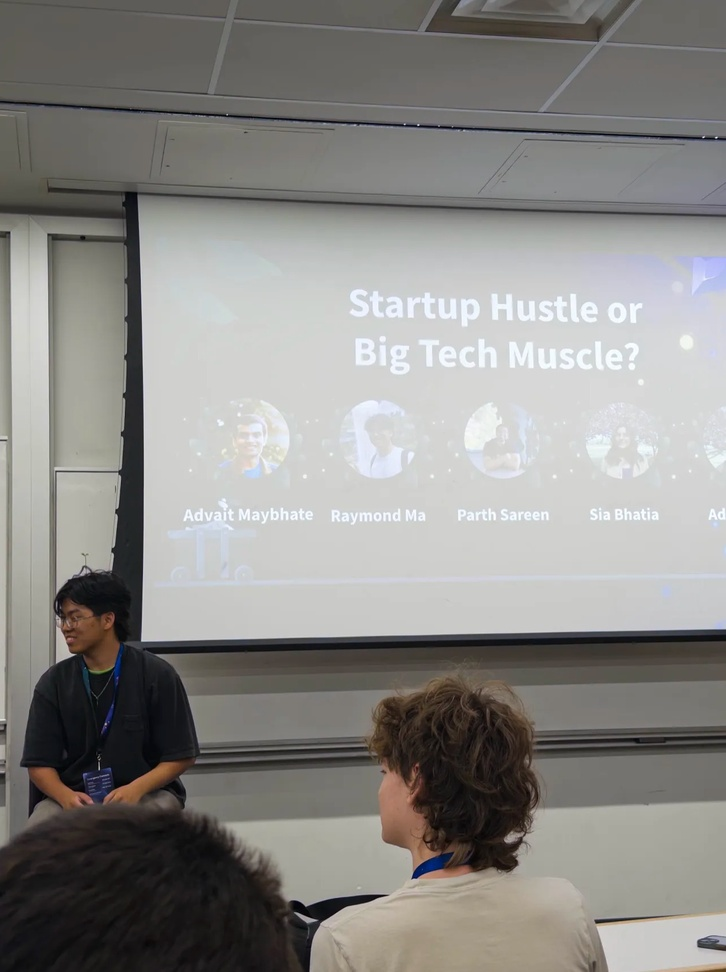
#> input picture app/example.jpg, 726 x 972 px, shrunk from 1274 x 1706 before the run
$ python meme.py
#> lines starting #> are read from the running program, lines starting #| are printed output that depends on the picture
#> further down, img is the input picture: PIL image 726x972 RGB; mean R, G, B 138.9, 137.6, 134.8
from PIL import Image, ImageDraw, ImageFont

def make_meme(img: Image.Image, upper_text: str = "", lower_text: str = "") -> Image.Image:
    """
    Creates an Imgur-style meme from a Pillow image with upper and lower text.
    Text is white, bold, centered, with a black outline.
    Text automatically scales down if too long to fit horizontally.
    """
    # Work on a copy of the image
    image = img.convert("RGB").copy()
    draw = ImageDraw.Draw(image)

    def get_optimal_font_size(text: str, max_width: int, initial_font_size: int) -> tuple[ImageFont.FreeTypeFont, int]:
        """
        Find the optimal font size that fits the text within the given width.
        Returns the font object and the final font size.
        """
        current_font_size = initial_font_size
        min_font_size = 12  # Minimum readable font size

        while current_font_size >= min_font_size:
            try:
                font = ImageFont.truetype("Impact.ttf", current_font_size)
            except:
                font = ImageFont.truetype("arial.ttf", current_font_size)

            # Check if text fits within max_width
            bbox = draw.textbbox((0, 0), text.upper(), font=font)
            text_width = bbox[2] - bbox[0]

            if text_width <= max_width:
                return font, current_font_size

            # Reduce font size by 5% each iteration
            current_font_size = int(current_font_size * 0.95)

        # If we reach here, use minimum font size
        try:
            font = ImageFont.truetype("Impact.ttf", min_font_size)
        except:
            font = ImageFont.truetype("arial.ttf", min_font_size)
        return font, min_font_size

    def draw_centered_text(text: str, y: int):
        # Uppercase for meme style
#> called with text = 'Top Text', y = 10
        text = text.upper()

        # Calculate max width (leave 10% margin on each side)
        max_text_width = int(image.width * 0.8)
#> max_text_width = 580

        # Get initial font size relative to image width
        initial_font_size = int(image.width / 10)
#> initial_font_size = 72

        # Get optimal font and size
        font, font_size = get_optimal_font_size(text, max_text_width, initial_font_size)
#> the loop in get_optimal_font_size, `while current_font_size >= min_font_size:` made 1 pass
#> (bbox, text_width) on pass 1: ((-1, 14, 350, 68), 351)
#> font_size = 72

        # Text size with final font
        bbox = draw.textbbox((0, 0), text, font=font)
#> bbox = (-1, 14, 350, 68)
        text_width = bbox[2] - bbox[0]
#> text_width = 351
        text_height = bbox[3] - bbox[1]
#> text_height = 54

        # Position (centered)
        x = (image.width - text_width) // 2
#> x = 187

        # Outline thickness
        outline = max(2, font_size // 20)
#> outline = 3

        # Draw outline
        for dx in range(-outline, outline + 1):
            for dy in range(-outline, outline + 1):
                if dx != 0 or dy != 0:
                    draw.text((x + dx, y + dy), text, font=font, fill="black")

        # Draw main text
        draw.text((x, y), text, font=font, fill="white")

        return text_height  # Return height for positioning calculations

    # Upper text
    if upper_text:
        draw_centered_text(upper_text, 10)

    # Lower text
    if lower_text:
        # Calculate position based on a standard font size for consistent spacing
        standard_font_size = int(image.width / 10)
#> standard_font_size = 72
        draw_centered_text(lower_text, image.height - standard_font_size - 10)
#> the loop in get_optimal_font_size (call 2), `while current_font_size >= min_font_size:` made 1 pass
#> (bbox, text_width) on pass 1: ((0, 14, 516, 68), 516)

    return image


if __name__ == "__main__":
    # Example usage
    img = Image.open("example.jpg")  # Replace with your image path
    meme_img = make_meme(img, "Top Text", "Bottom Text")
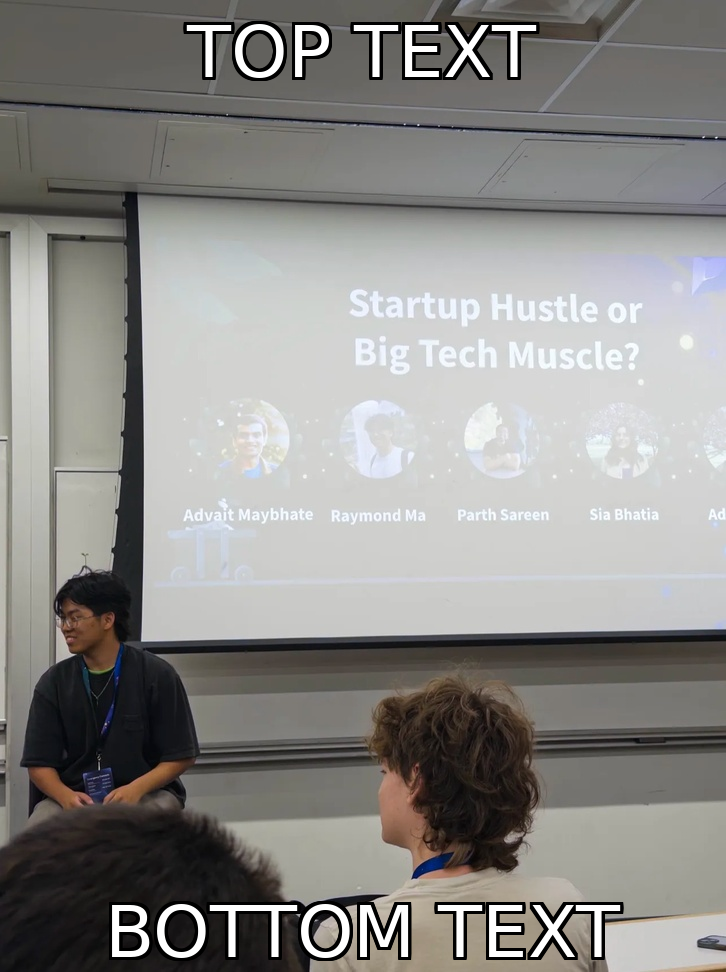
#> meme_img: PIL image 726x972 RGB; mean R, G, B 139.7, 138.6, 136
    meme_img.show()  # Display the meme
    meme_img.save("meme_output.jpg")  # Save the meme
